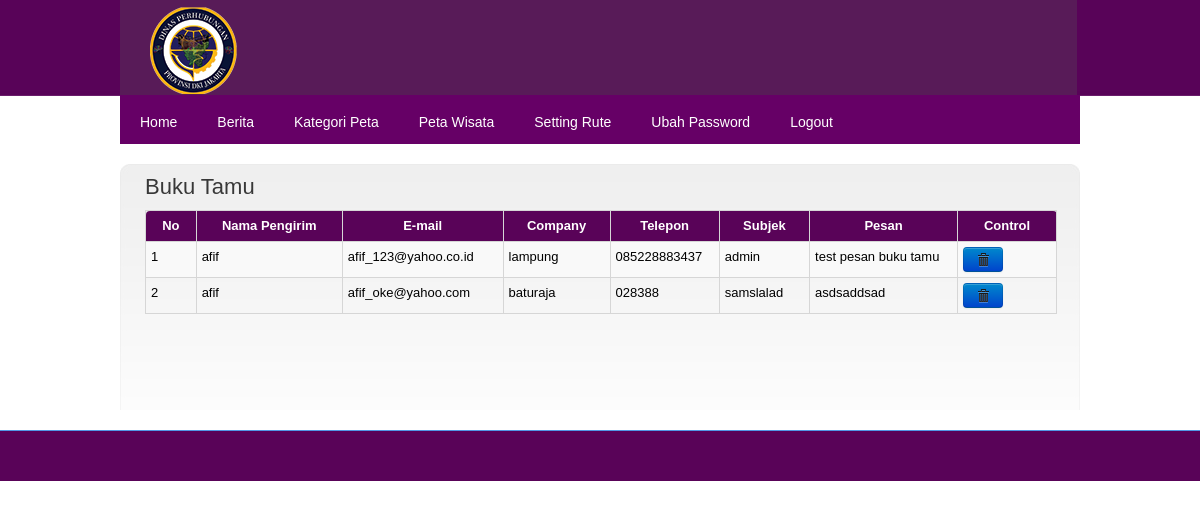
Page /?hal=buku_tamu (signed in) on the committed database.
### tables this page shows
CREATE TABLE IF NOT EXISTS `buku_tamu` (
  `id_buku_tamu` int(4) NOT NULL AUTO_INCREMENT,
  `nama` varchar(25) DEFAULT NULL,
  `email` varchar(50) DEFAULT NULL,
  `company` varchar(35) DEFAULT NULL,
  `telepon` varchar(12) DEFAULT NULL,
  `subjek` varchar(30) DEFAULT NULL,
  `pesan` varchar(100) DEFAULT NULL,
  PRIMARY KEY (`id_buku_tamu`)
);

### includes/p_buku_tamu.php (the view, shortened to what this page needs)
<?php
$link_update='?hal=update_buku_tamu';
$daftar='';$no=0;
$q="select * from buku_tamu order by id_buku_tamu";
$q=mysqli_query($con,$q);
if(mysqli_num_rows($q) > 0){
	while($h=mysqli_fetch_array($q)){
		$no++;
		$id=$h['id_buku_tamu'];
		$daftar.='
		  <tr>
			<td valign="top">'.$no.'</td>
			<td valign="top">'.$h['nama'].'</td>
			<td valign="top">'.$h['email'].'</td>
			<td valign="top">'.$h['company'].'</td>
			<td valign="top">'.$h['telepon'].'</td>
			<td valign="top">'.$h['subjek'].'</td>
			<td valign="top">'.$h['pesan'].'</td>
			<td align="center" valign="top"><a href="#" onclick="DeleteConfirm(\''.$link_update.'&amp;id='.$id.'&amp;action=delete\');return(false);" class="btn"><i class="icon-trash"></i></a></td>
		  </tr>
		';
	}
}
?>
<h3 class="p2">Buku Tamu</h3>
<table width="100%" class="table table-striped table-hover table-bordered">
<thead>
		<tr>
			<th width="53">No</th>
		  <th width="183">Nama Pengirim</th>
			<th width="164">E-mail</th>
            <th width="118">Company</th>
            <th width="105">Telepon</th>
           <th width="92">Subjek</th>
          <th width="177">Pesan</th>
			<th width="113" align="right">Control</th>
    </tr>
	</thead>
	<tbody>
		<?php echo $daftar;?>
	</tbody>
</table>

### css/style.css (style rules this page uses)
body { font-family: Arial, Helvetica, sans-serif; font-size: 13px; background: #ffffff top repeat-x url('../images/bg.jpg'); color: #000000; margin: 0; padding: 0; }
h3 { color: #383838; font-size: 22px; }
i, em { font-style: italic; }
#content table { width: 100%; border-collapse: collapse; margin-top: 10px; }
#content table tr th { background-color: #590358; color: #FFF; padding: 5px; text-align: center; border: 1px #d6d6d6 solid; }
#content table tr td { padding: 5px; text-align: left; border: 1px #d6d6d6 solid; }

### css/template_style.css (style rules this page uses)
a { color:#5198E6; text-decoration:none; }

### rows in the picture
buku_tamu: nama "afif", email "afif_123@yahoo.co.id", company "lampung", telepon "085228883437", subjek "admin", pesan "test pesan buku tamu"
buku_tamu: nama "afif", email "afif_oke@yahoo.com", company "baturaja", telepon "028388", subjek "samslalad", pesan "asdsaddsad"
